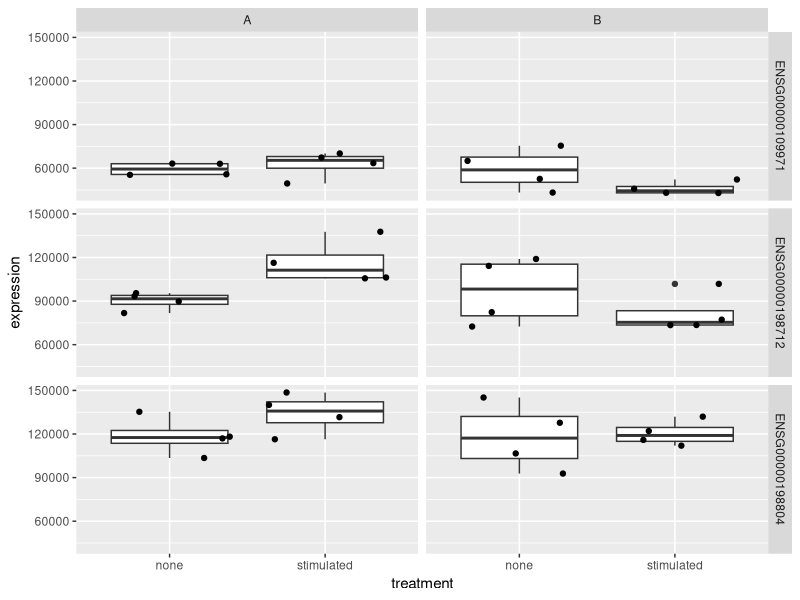
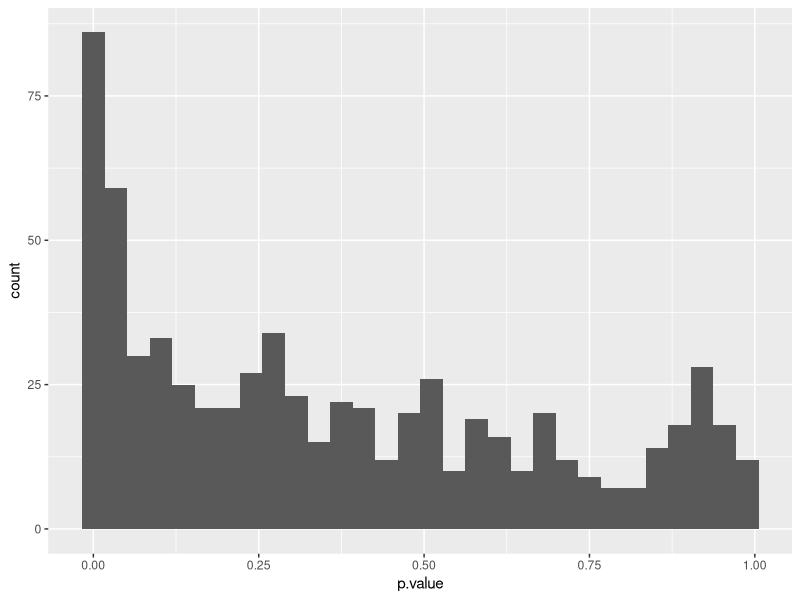
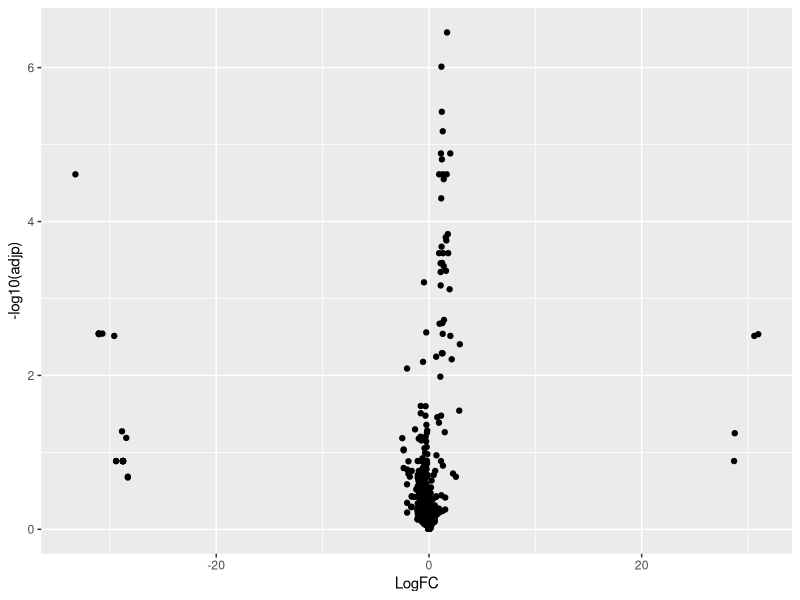
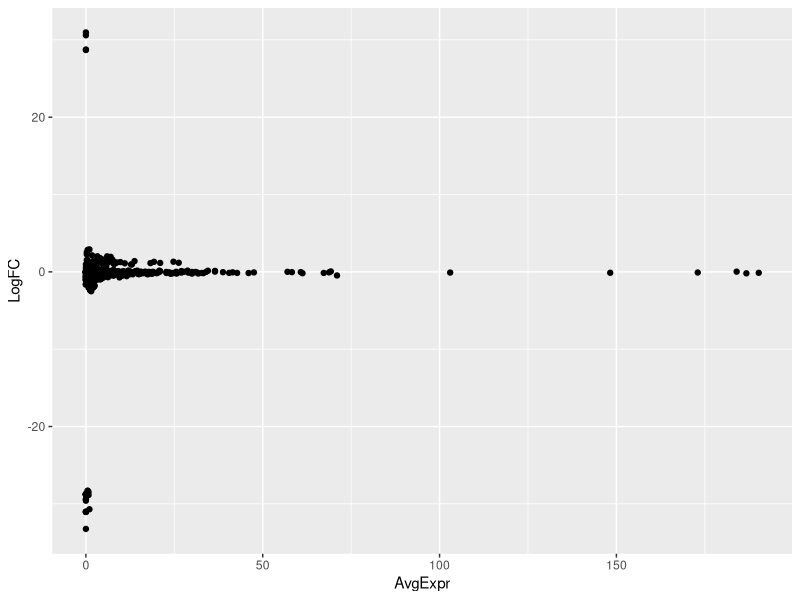

Reproduce these figures in R, in order.
## ---- chunk 1
library("tidyverse")

annot <- read_tsv("data/kem_annot.tsv")
kem <- read_tsv("data/kem_counts.tsv") %>%
    gather(key = sample_id, value = expression, -ref) %>%
    left_join(annot)
k <- kem %>%
    group_by(ref) %>%
    summarise(tot_exprs = sum(expression)) %>%
    arrange(desc(tot_exprs)) %>%
    select(ref) %>%
    head(3)
kem3 <- right_join(kem, k)
ggplot(kem3, aes(x = treatment, y = expression)) +
    geom_boxplot() +
    geom_jitter() +
    facet_grid(ref ~ cell_type)
kem %>%
    group_by(ref, cell_type, treatment) %>%
    summarise(mean_expression = mean(expression))
kem3 %>%
    filter(cell_type == "A") %>%
    group_by(ref, cell_type, treatment) %>%
    summarise(mean_expression = mean(expression)) %>%
    spread(key = treatment, value = mean_expression) %>%
    mutate(fold_change = stimulated/none)
## ---- chunk 2
prot <- read_csv("./data/prot.csv")


ggplot(prot, aes(x = p.value)) +
    geom_histogram()

ggplot(prot, aes(x = LogFC,
                 y = -log10(adjp))) +
             geom_point()

ggplot(prot, aes(x = AvgExpr,
                 y = LogFC)) +
             geom_point()

